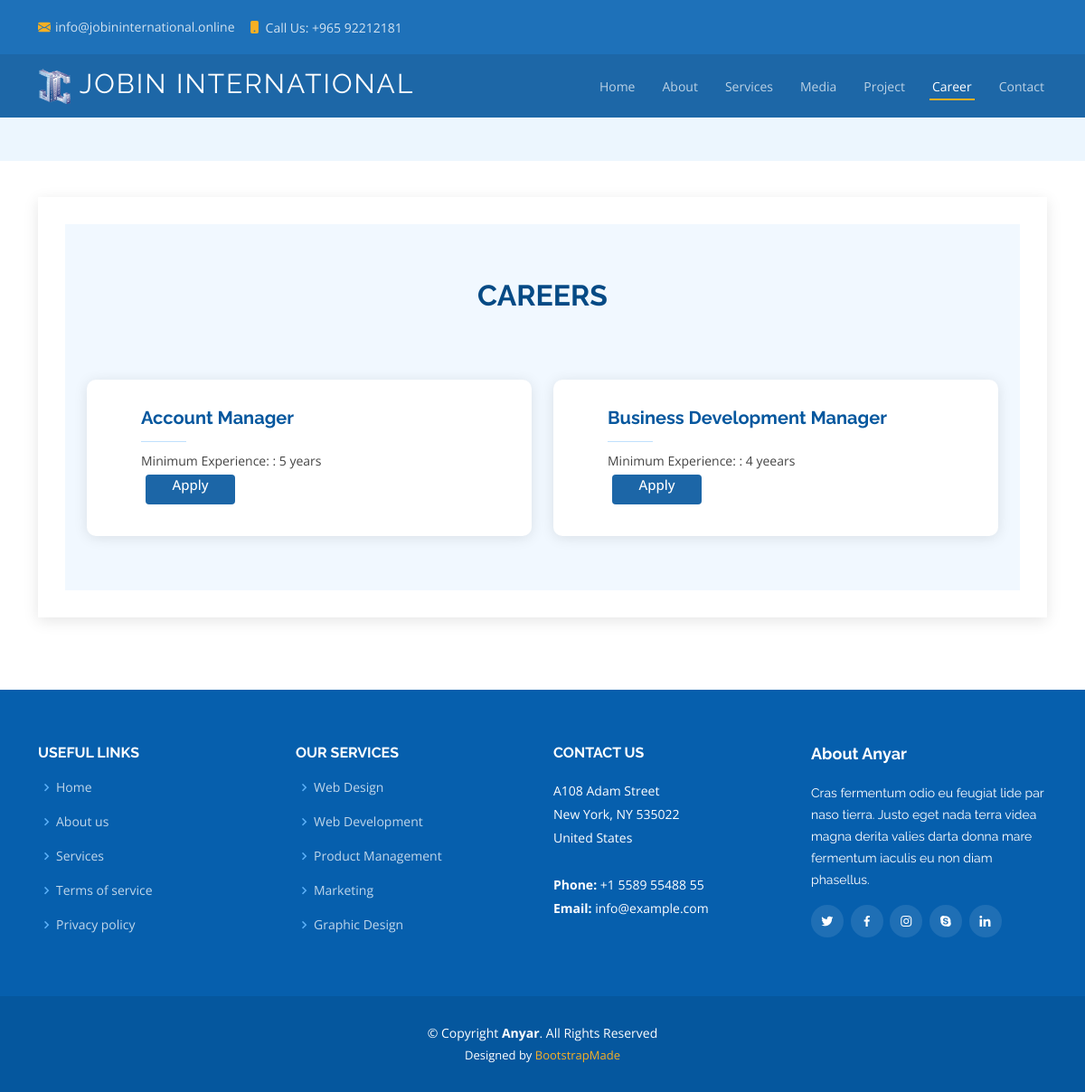
The app's page /careers/careers/ with its own data.
### career/models.py (models this page shows)
class Careers(models.Model):
    title = models.CharField(max_length=50, help_text='Career Name')
    experience = models.CharField(max_length=50, help_text='Career Name')
    Details = models.CharField(max_length=1000)

### career/views.py (the view)
# urls.py: path('careers/', views.careers),
def careers(request):
    careers= Careers.objects.all()
    print(careers)
    services=[]
    return render(request,'careers.html',{"services":services,"careers":careers})

### career/templates/careers.html (shortened to what this page needs)
{% extends 'career_base.html' %}
{% block content4 %}
<section id="career" class="team section-bg">
    <div class="container" data-aos="fade-up">
      <div class="section-title">
        <h2>Careers</h2>
      </div>
      <div class="row">
        {% for career in careers %}
        <div class="col-lg-6 mt-4" data-aos="fade-up" data-aos-delay="400">
          <div class="member d-flex align-items-start">
            <div class="member-info">
              <h4>{{career.title}}</h4>
              <span></span>
              <p>Minimum Experience: : {{career.experience}}</p>
              <a href="/home/career/apply/{{career.id}}"><button class="button"><span>Apply</span></button></a>
            </div>
          </div>
        </div>
        {% endfor %}
      </div>
    </div>
  </section>
{% endblock %}

### assets/css/style.css (style rules this page uses)
body { font-family: "Open Sans", sans-serif; color: #444444; }
a { text-decoration: none; color: #0880e8; }
h1, h2, h3, h4, h5, h6 { font-family: "Raleway", sans-serif; }
section { padding: 60px 0; overflow: hidden; }
.section-bg { background-color: #f1f8ff; }
.section-title { text-align: center; padding-bottom: 30px; }
.section-title h2 { font-size: 32px; font-weight: bold; text-transform: uppercase; margin-bottom: 20px; padding-bottom: 0; color: #054a85; }
.team .member { position: relative; box-shadow: 0px 2px 15px rgba(0, 0, 0, 0.1); padding: 30px; border-radius: 10px; background: #fff; }
.team .member .member-info { padding-left: 30px; }
.team .member h4 { font-weight: 700; margin-bottom: 5px; font-size: 20px; color: #05579e; }
.team .member span { display: block; font-size: 15px; padding-bottom: 10px; position: relative; font-weight: 500; }
.team .member span::after { content: ""; position: absolute; display: block; width: 50px; height: 1px; background: #bfe0fd; bottom: 0; left: 0; }
.team .member p { margin: 10px 0 0 0; font-size: 14px; }

### career/templates/careers.html (style rules this page uses)
.button { border-radius: 4px; background-color: #1c66a7;; border: none; color: #FFFFFF; text-align: center; font-size: 28px; padding: 0px; width: 99px; transition: all 0.5s; cursor: pointer; margin: 5px; }
.button span { cursor: pointer; display: inline-block; position: relative; transition: 0.5s; }
.button span:after { content: '\00bb'; position: absolute; opacity: 0; top: 0; right: -20px; transition: 0.5s; }

### records on screen
Careers: title "Account Manager", experience "5 years"
Careers: title "Business Development Manager", experience "4 yeears"
